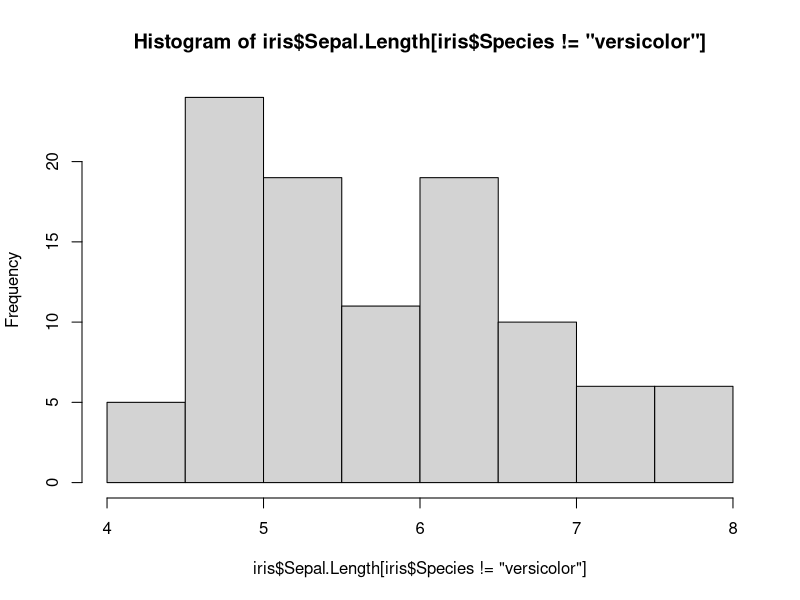
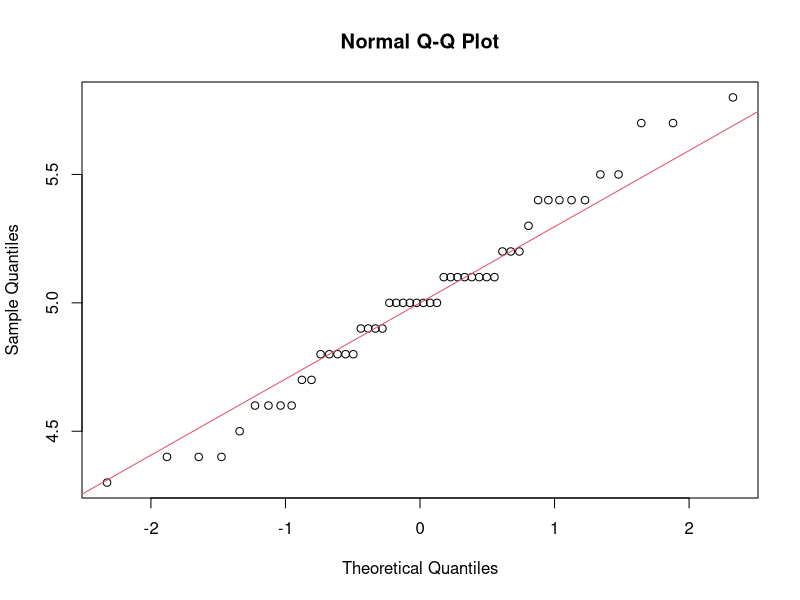
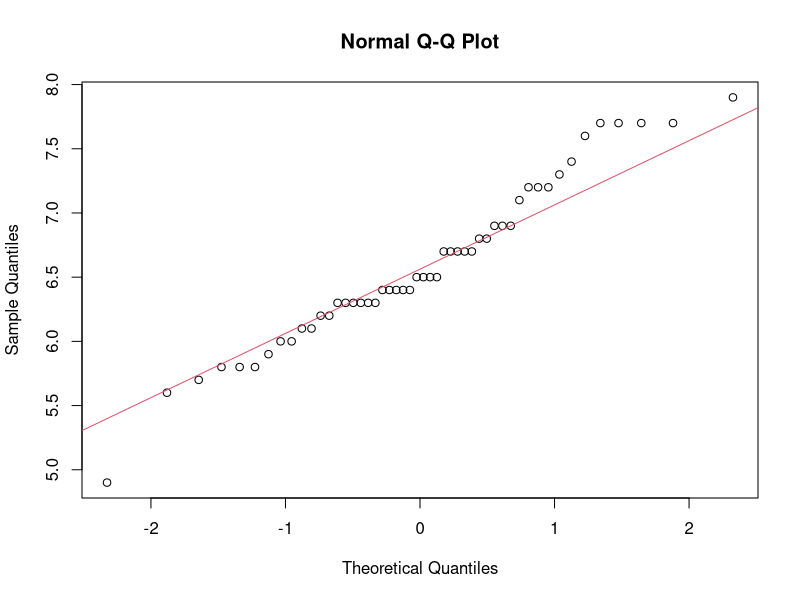
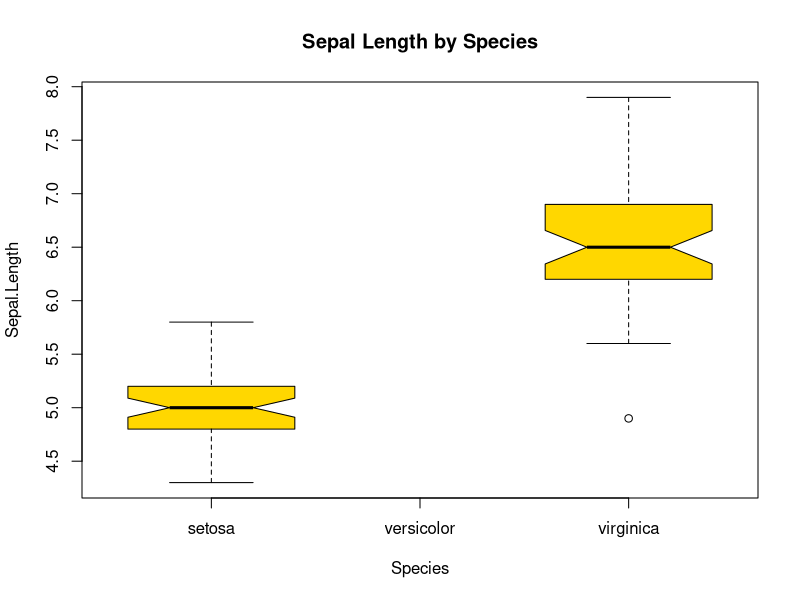
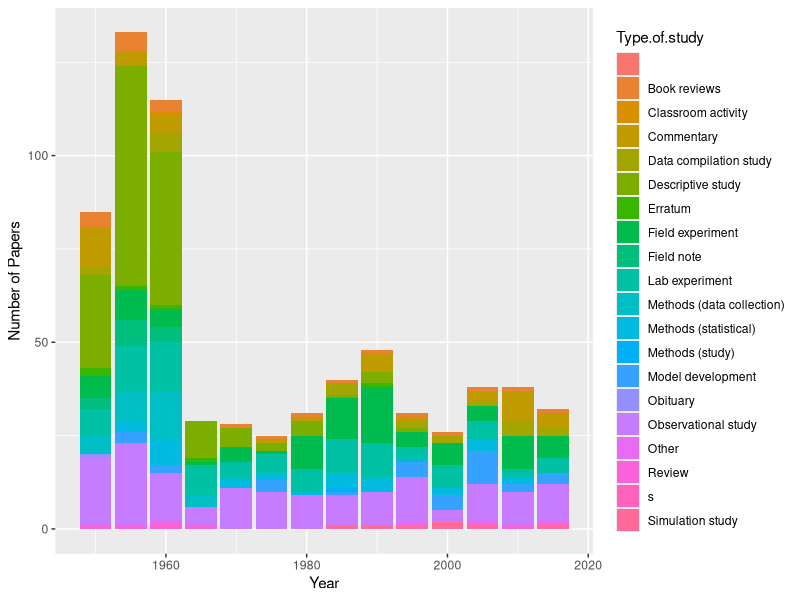
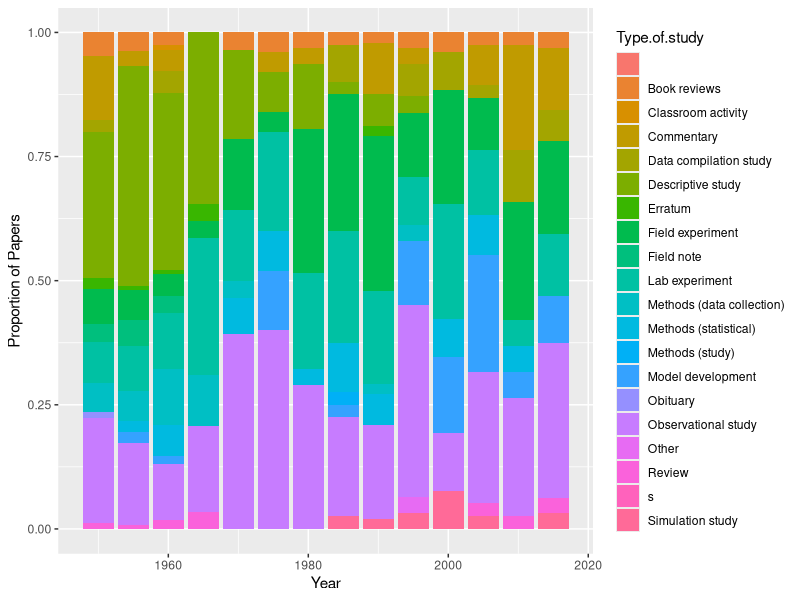
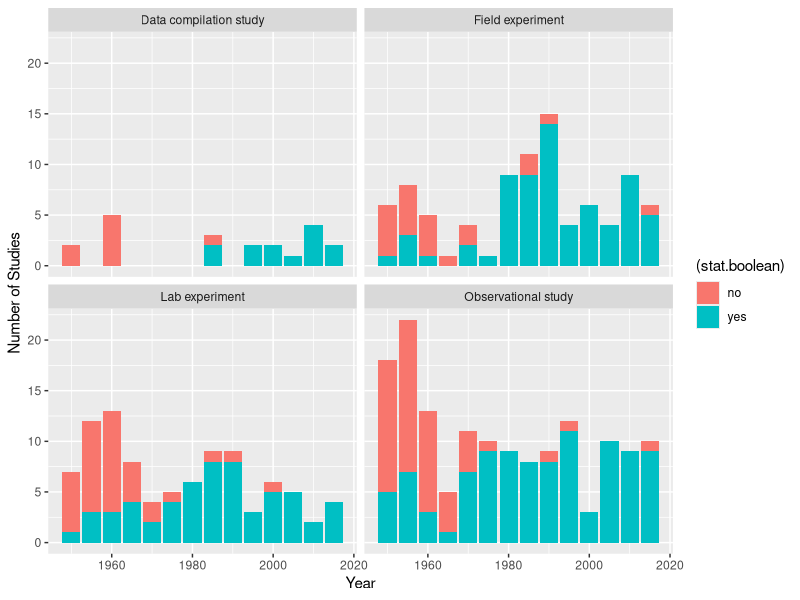
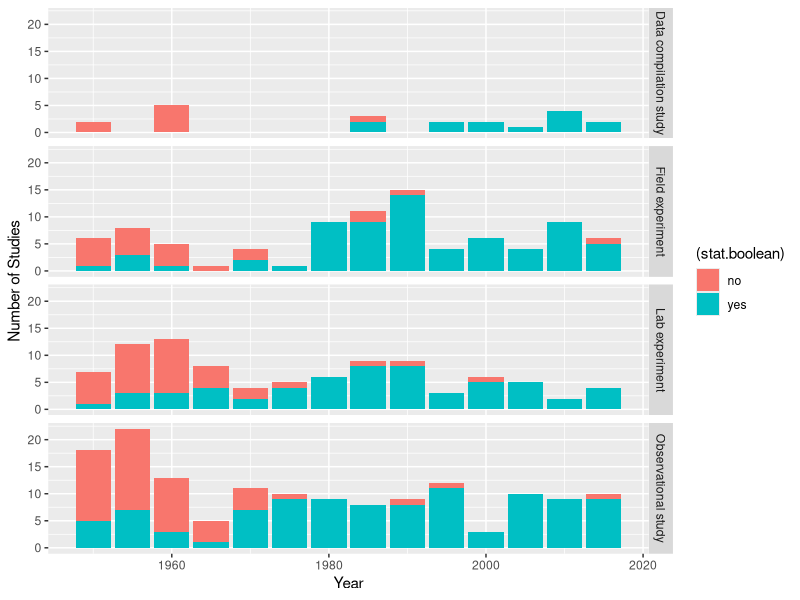

Recreate these plots in R, in order.
# Example R Script for Intro To R & GITHUB
# Elise Larsen, 2019-01-09

#### OUTLINE
# 1. Example script for Intro to R, week 1 activity
# 2. Intro to Journal Review of Statistical Methods
# 3. Instructions for how to use this file in Intro to Github

# 1. Intro to R: Example script

#Looking at an existing dataset in R
summary(iris)

#iris data has 3 species. I select 2 to compare. There are many ways to do this. 
setosa.sl<-iris$Sepal.Length[iris$Species=="setosa"]
virginica.sl<-subset(iris$Sepal.Length, iris$Species=="virginica")

#analysis: t-test?

#test assumptions: Normality, Equal Variance

#Normality
hist(iris$Sepal.Length[iris$Species!='versicolor'])
## Perform the test
shapiro.test(setosa.sl)
shapiro.test(virginica.sl)

## Plot using a qqplot
qqnorm(setosa.sl);qqline(setosa.sl, col = 2)
qqnorm(virginica.sl);qqline(virginica.sl, col = 2)

#Equal variance
var(setosa.sl)
var(virginica.sl)
### DOES NOT PASS ASSUMPTION. Cannot use t.test()

##MANN WHITNEY U TEST / WILCOXON RANK  SUM TEST
# Wilcoxon rank sum test
wilcox.test(setosa.sl,virginica.sl)

## CONCLUSION: REJECT the idea that sepal lengths are the same between setosa and virginica species
## Sepal Lengths differ between species

##Plot sepal lengths by species
boxplot(Sepal.Length~Species, data=iris[iris$Species!="versicolor",], notch=TRUE,
        col=("gold"),
        main="Sepal Length by Species", xlab="Species")




#####################  END INTRO TO R HERE ###################




## 2. Intro to Journal Review of Statistical Methods

##LOAD DATA
stat.review<-read.csv("StatMethodReview.csv", header=T)

##VIEW DATA
head(stat.review) #shows column names and first 5 rows
summary(stat.review) #gives summary statistics by column

#dplyr is a very useful package for manipulating data
#install.packages("dplyr") ## install this package if needed
#install.packages("ggplot2") ## install this package if needed
library(dplyr)
library(ggplot2)

##LOOKING AT TRENDS OVER TIME


##Type of study by year

paper.x.year<-stat.review %>%
  group_by(Year, Type.of.study) %>%
  summarize(n())
names(paper.x.year)[3]<-"n.papers"

## Visualizations
## Grouped
#ggplot(paper.x.year, aes(fill=Type.of.study, y=n.papers, x=Year)) + 
#  geom_bar(position="dodge", stat="identity")

# Stacked
ggplot(paper.x.year, aes(fill=Type.of.study, y=n.papers, x=Year)) + 
  geom_bar( stat="identity") +
  ylab("Number of Papers")


# Stacked Percent
ggplot(paper.x.year, aes(fill=Type.of.study, y=n.papers, x=Year)) + 
  geom_bar( stat="identity", position="fill") + 
  ylab("Proportion of Papers")



#### SUBSET Papers to *Studies*

#Look at the Proportion of studies (observational, field experiment, lab experiment, data compilation study only) that:
# Use statistics

##FILTER TO "STUDIES"
studytypes<-c("Observational study","Field experiment","Lab experiment", "Data compilation study")

#Filter Data
study.review <- stat.review %>%
  filter(Type.of.study %in% studytypes) %>%
  select(Year, Type.of.study, No.statistical.test, Correlation, GOF, Regression, Non.linear, Other.model)
study.review$Type.of.study<-factor(study.review$Type.of.study)


#### HOW OFTEN WERE STATISTICAL TESTS PRESENTED IN STUDIES?
#NA in "No.statistical.test" indicates some statistical test was performed
study.review$stat.boolean<-"no"
study.review$stat.boolean[is.na(study.review$No.statistical.test)]<-"yes"
study.review$stat.boolean<-factor(study.review$stat.boolean)

#summarize data of interest
study.x.year<-study.review %>%
  group_by(Year, Type.of.study, stat.boolean) %>%
  summarize(n())
names(study.x.year)[4]<-"n.studies"

## Visualizations
## stacked
plotnostatsgroup<-ggplot(study.x.year, aes(fill=(stat.boolean), y=n.studies, x=Year)) + 
  geom_bar(stat="identity") +
  ylab("Number of Studies")

#Facet by study type
plotnostatsgroup + facet_wrap(~Type.of.study, ncol=2)
plotnostatsgroup + facet_grid(Type.of.study ~ .)

# Stacked Percent
plotnostatsgroupProp<-ggplot(study.x.year, aes(fill=(stat.boolean), y=n.studies, x=Year)) + 
  geom_bar( stat="identity", position="fill") + 
  ylab("Proportion of Studies")
#Facet by study type
plotnostatsgroupProp + facet_wrap(~Type.of.study, ncol=2)
plotnostatsgroupProp + facet_grid(Type.of.study ~ .)



# Look at what Type of statistics were used (Correlation, GOF, Regression, Other)
study.review$stat.type<-as.factor("none")
levels(study.review$stat.type)<-c("none","correlation","regression","gof","multiple","other")
study.review$stat.type[study.review$Correlation==1]<-"correlation"
study.review$stat.type[study.review$GOF==1 & is.na(study.review$Correlation)]<-"gof"
study.review$stat.type[study.review$GOF==1 & study.review$Correlation==1]<-"multiple"
study.review$stat.type[study.review$Regression==1 & is.na(study.review$GOF) & is.na(study.review$Correlation)]<-"regression"
study.review$stat.type[study.review$Regression==1 & study.review$Correlation==1]<-"multiple"
study.review$stat.type[study.review$Regression==1 & study.review$GOF==1]<-"multiple"
study.review$stat.type[study.review$stat.type=="none" & study.review$stat.boolean=="yes"]<-"other"


#summarize data of interest
test.x.year<-study.review %>%
  group_by(Year, Type.of.study, stat.type) %>%
  summarize(n())
names(test.x.year)[4]<-"n.studies"

## Visualizations
# Try this palette with black from http://www.cookbook-r.com/Graphs/Colors_(ggplot2)/#a-colorblind-friendly-palette:
cbbPalette <- c("#000000", "#E69F00", "#56B4E9", "#009E73", "#F0E442", "#0072B2", "#D55E00", "#CC79A7")

## stacked
plotstattypes<-ggplot(test.x.year, aes(fill=(stat.type), y=n.studies, x=Year)) + 
  geom_bar(stat="identity") +
  scale_fill_manual(values=cbbPalette) +
  ylab("Number of Studies")

#Facet by study type
plotstattypes + facet_wrap(~Type.of.study, ncol=2)
plotstattypes + facet_grid(Type.of.study ~ .)

# Stacked Percent
plotstattypesProp<-ggplot(test.x.year, aes(fill=(stat.type), y=n.studies, x=Year)) + 
  geom_bar( stat="identity", position="fill") + 
  scale_fill_manual(values=cbbPalette) +
  ylab("Proportion of Studies")
#Facet by study type
plotstattypesProp
plotstattypesProp + facet_wrap(~Type.of.study, ncol=2)
plotstattypesProp + facet_grid(Type.of.study ~ .)

### Class Activities:

##Filter data to only regression studies (using "Regression" column NOT "stat.type" column)
regression.review <- stat.review %>%
  filter(Regression==1) %>%
  select(Year, Type.of.study, Regression, X.Auth, Solution.to.assumptions.of.non.normality, Mixed.effects, Model.selection)

# Look at the proportion of regression studies over time that:
#  act as if all assumptions met
#  deal with non-normal errors 
#  use different approaches to deal with non-normal errors (Xform, NP, AltDist)
#  deal with non-independence (mixed model)


#####################  END INTRO TO STAT REVIEW ###################




## 3. Intro to Github: Instructions 
##    ALL LINES BELOW COMMENTED OUT BUT YOU WILL RUN SOME OF THEM
##
## AFTER creating Github account, keep Github credentials available. 
## If you haven't already: 

## A. Configure Github:
## install if needed (do this exactly once):
## RUN:
# install.packages("usethis")

##configure name & email using your own name and email and then RUN:
#library(usethis)
#use_git_config(user.name = "YOUR NAME", user.email = "YOUREMAIL@georgetown.edu")

## B. Create a new RStudio project, select Version Control, Git, and use this repository link:
## https://github.com/leslieries/AdvancedModelsCourse
## On the top left panel, you'll now see a "Git" tab. 
## Within the git tab, the branch of the git repository you are on is int he top right corner. 
## The default is "master"
## Use the icon to the left to create a new branch  
## Edit this file in that branch.
## Commit the changes to your branch (include a commit message).

### FOR THE FOLLOWING, YOU WILL NEED TO BE ADDED AS A COLLABORATOR ON GITHUB.
# Switch to master branch.
# Merge branches (using shell in Tools menu).
# Push changes to origin.

## Vaughn's Analysis ##


